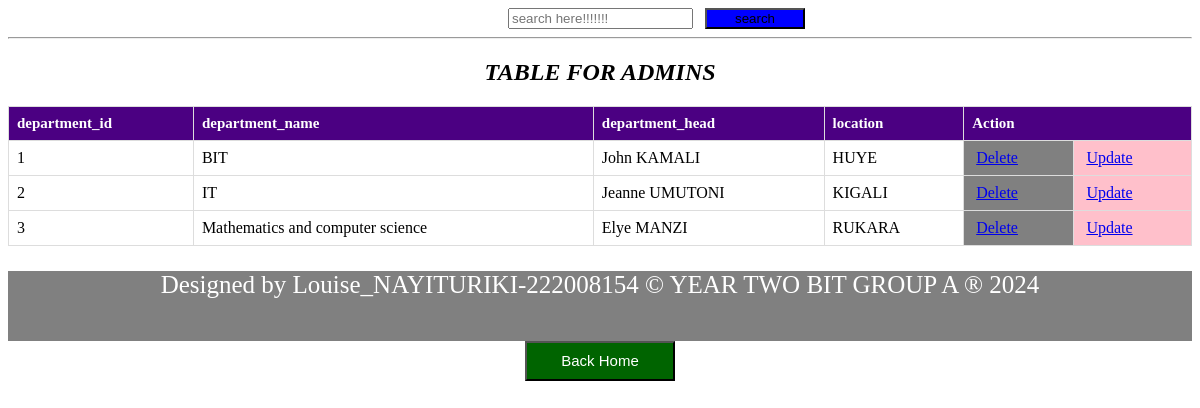
The app's page /phpcat/departmenttable.php with its own data.
### tables this page shows
CREATE TABLE `departments` (
  `department_id` int(11) NOT NULL,
  `department_name` varchar(100) DEFAULT NULL,
  `department_head` varchar(100) DEFAULT NULL,
  `location` varchar(100) DEFAULT NULL
);

### phpcat/departmenttable.php (the view, shortened to what this page needs)
<!DOCTYPE html>
<html>
<head>
</head>
<body>
<div style="margin-left: 500px;"><form action="search.php" method="GET">
      <input type="search" name="query" placeholder="search here!!!!!!!">&nbsp;&nbsp;&nbsp;<button type="submit" style="background-color: blue;width: 100px;">search</button>
    </form></div>
<hr>
    <center>
    <h2><i> TABLE FOR ADMINS</h2></i></center>
    <table>
        <tr>
            <th>department_id</th>
            <th>department_name</th>
            <th>department_head</th>
            <th>location</th>
            <th colspan="2">Action</th>
        </tr>
        <?php
include('databaseconnection.php');
        $sql = "SELECT * FROM departments";
        $result = $connection->query($sql);
        if ($result->num_rows > 0) {
            while ($row = $result->fetch_assoc()) {
                $pid = $row['department_id'];
                echo "<tr>
                    <td>" . $row['department_id'] . "</td>
                    <td>" . $row['department_name'] . "</td>
                    <td>" . $row['department_head'] . "</td>
                    <td>" . $row['location'] . "</td>
                    <td style='background-color:grey'><a style='padding:4px' href='deletedepartment.php?id=$pid'>Delete</a></td>
                    <td style='background-color:pink'><a style='padding:4px' href='updatedepartment.php?id=$pid'>Update</a></td>
                </tr>";
            }
        } else {
            echo "<tr><td colspan='6'>No data found</td></tr>";
        }
        ?>
    </table>
</body>
<div><footer style="background-color:grey;text-align: center;width:100%;height:70px; color: white;font-size: 25px;"><p> Designed by Louise_NAYITURIKI-222008154 &copy YEAR TWO BIT GROUP A &reg 2024</p></footer></div>
<center>
    <button style="background-color: darkgreen; width: 150px;height: 40px;" ><a href="home.html" style=" font-size: 15px;color: white;text-decoration: none" >Back Home</a></button>
</center>
</body>
</html>

### phpcat/departmenttable.php (style rules this page uses)
table { width: 100%; border-collapse: collapse; }
th, td { border: 1px solid #ddd; padding: 8px; text-align: left; }
th { background-color: indigo; color: white; font-size: 15px; }

### records on screen
departments: department_id "1", department_name "BIT", department_head "John KAMALI", location "HUYE"
departments: department_id "2", department_name "IT", department_head "Jeanne UMUTONI", location "KIGALI"
departments: department_id "3", department_name "Mathematics and computer science", department_head "Elye MANZI", location "RUKARA"
